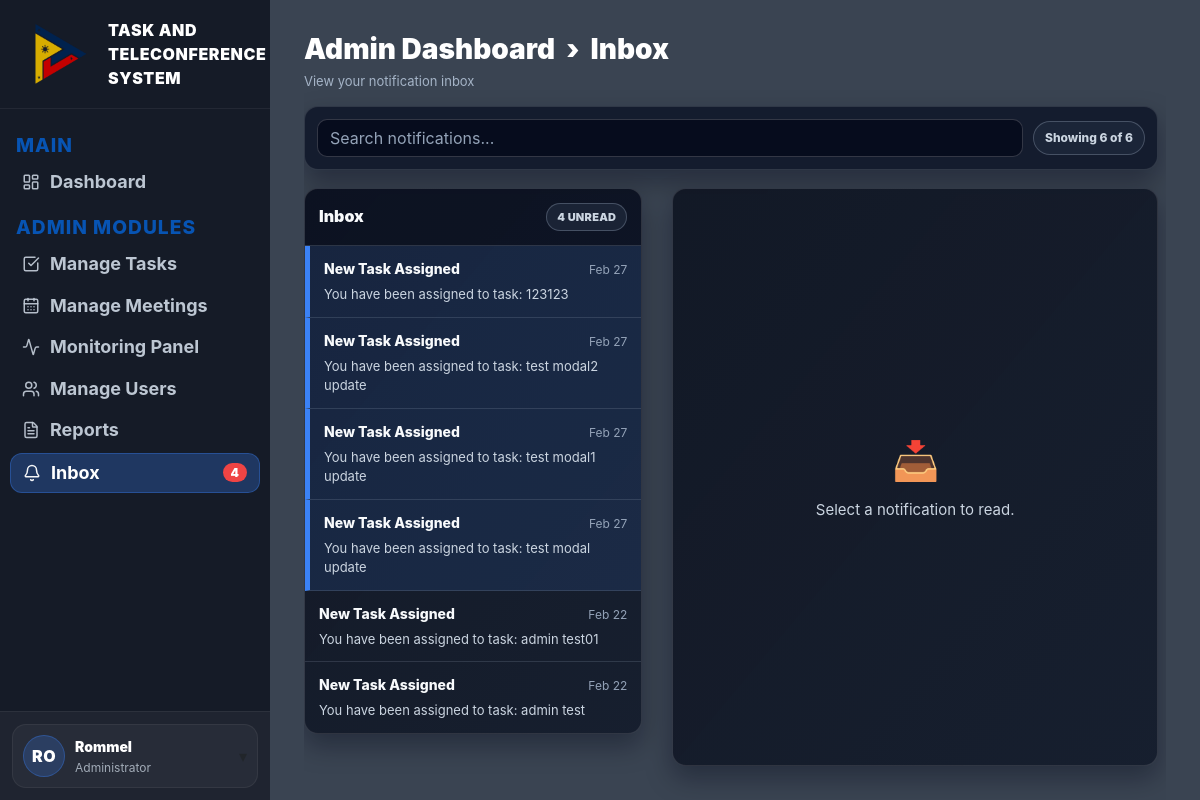
The app's page /inbox/admin (signed in) with its own data.
### website/models.py (models this page shows, shortened)
class User(db.Model, UserMixin):
    id = db.Column(db.Integer, primary_key=True)
    email = db.Column(db.String(150), unique=True)
    password = db.Column(db.String(150))
    firstname = db.Column(db.String(150))
    is_admin = db.Column(db.Boolean, default=False)
    last_login = db.Column(db.DateTime(timezone=True), nullable=True)
    role = db.Column(db.String(20), default="user")
    notes = db.relationship('Note')
    notifications = db.relationship('Notification', lazy=True, cascade="all, delete-orphan")

class Notification(db.Model):
    id = db.Column(db.Integer, primary_key=True)
    title = db.Column(db.String(200), nullable=False)
    message = db.Column(db.String(2000), nullable=False)
    is_read = db.Column(db.Boolean, default=False)
    created_at = db.Column(db.DateTime(timezone=True), default=datetime.utcnow)
    user_id = db.Column(db.Integer, db.ForeignKey('user.id'), nullable=False)

### website/views.py (the view)
@views.route('/inbox/admin')
@login_required
def inbox_admin():
    notifications = Notification.query.filter_by(user_id=current_user.id)\
        .order_by(Notification.created_at.desc()).all()
    unread_count = Notification.query.filter_by(user_id=current_user.id, is_read=False).count()
    return render_template(
        "admin_inbox.html",
        user=current_user,
        notifications=notifications,
        notification_count=unread_count
    )

### website/templates/admin_inbox.html (shortened to what this page needs)
{% extends "admin_base.html" %}
{% block content %}
{% set ns = namespace(total=0, unread=0) %}
{% if notifications %}
  {% for n in notifications %}
    {% set ns.total = ns.total + 1 %}
    {% if not n.is_read %}
      {% set ns.unread = ns.unread + 1 %}
    {% endif %}
  {% endfor %}
{% endif %}
  <main class="main-inner">
    <div class="ib-wrap">
      <div class="td-title">Admin Dashboard &nbsp;&rsaquo;&nbsp; Inbox</div>
      <div class="td-sub">View your notification inbox</div>
      <section class="ib-toolbar" aria-label="Inbox filters">
        <input id="mailSearch" type="text" class="form-control" placeholder="Search notifications..." autocomplete="off">
        <div id="visibleCount" class="ib-visible-count">Showing {{ ns.total }} of {{ ns.total }}</div>
      </section>
      <div class="container-fluid px-0 py-1">
        <div class="row">
          <div class="col-lg-5 col-md-6 mb-3">
            <div class="mail-panel">
              <div class="mail-toolbar">
                <h4 class="mail-title">Inbox</h4>
                <span class="ib-mail-chip">{{ ns.unread }} unread</span>
              </div>
              <div class="mail-list" id="mailList">
                {% if notifications and notifications|length > 0 %}
                  {% for n in notifications %}
                    <button type="button"
                            class="mail-item {% if not n.is_read %}unread{% endif %}"
                            data-title="{{ n.title|e }}"
                            data-message="{{ n.message|e }}"
                            data-date="{{ n.created_at.strftime('%b %d, %Y %I:%M %p') }}"
                            data-id="{{ n.id }}"
                            data-read="{{ 1 if n.is_read else 0 }}">
                      <div class="mail-item-top">
                        <div class="mail-subject">{{ n.title }}</div>
                        <div class="mail-date">{{ n.created_at.strftime('%b %d') }}</div>
                      </div>
                      <div class="mail-preview">{{ n.message }}</div>
                    </button>
                  {% endfor %}
                {% else %}
                  <div class="ib-muted p-3">No notifications yet.</div>
                {% endif %}
              </div>
            </div>
          </div>
          <div class="col-lg-7 col-md-6">
            <div class="reader-panel" id="readerPanel">
              <div class="reader-empty">
                <div class="reader-icon">&#128229;</div>
                <div class="reader-text">Select a notification to read.</div>
              </div>
            </div>
          </div>
        </div>
      </div>
    </div>
  </main>
</div>
{% endblock %}

### website/templates/admin_base.html (shortened to what this page needs)
<!DOCTYPE html>
<html>
<head>
  <link rel="stylesheet"
        href="https://stackpath.bootstrapcdn.com/bootstrap/4.4.1/css/bootstrap.min.css"/>
  <link rel="stylesheet"
        href="https://stackpath.bootstrapcdn.com/font-awesome/4.7.0/css/font-awesome.min.css"/>
  <link rel="stylesheet" href="{{ url_for('static', filename='styles.css') }}">
</head>
<body>
<div class="app-shell">
  <aside class="sidebar-dark">
    <div class="sidebar-brand">
      <img src="{{ url_for('static', filename='assets/PTV_LOGO.png') }}" alt="PTV Logo" class="sidebar-brand-logo">
      <span>TASK AND TELECONFERENCE SYSTEM</span>
    </div>
    <div class="sidebar-nav">
      <div class="sidebar-section">MAIN</div>
      <a class="sidebar-link {% if request.endpoint == 'views.admin_dashboard' %}active{% endif %}"
         href="{{ url_for('views.admin_dashboard') }}">
        <i data-lucide="layout-dashboard" class="sidebar-icon" aria-hidden="true"></i>
        <span>Dashboard</span>
      </a>
      <div class="sidebar-section">ADMIN MODULES</div>
      <a class="sidebar-link {% if request.endpoint == 'views.manage_tasks' %}active{% endif %}"
         href="{{ url_for('views.manage_tasks') }}">
        <i data-lucide="check-square" class="sidebar-icon" aria-hidden="true"></i>
        <span>Manage Tasks</span>
      </a>
      <a class="sidebar-link {% if request.endpoint == 'views.manage_meetings' %}active{% endif %}"
         href="{{ url_for('views.manage_meetings') }}">
        <i data-lucide="calendar-days" class="sidebar-icon" aria-hidden="true"></i>
        <span>Manage Meetings</span>
      </a>
      <a class="sidebar-link {% if request.endpoint == 'views.monitoring_panel' %}active{% endif %}"
         href="{{ url_for('views.monitoring_panel') }}">
        <i data-lucide="activity" class="sidebar-icon" aria-hidden="true"></i>
        <span>Monitoring Panel</span>
      </a>
      <a class="sidebar-link {% if request.endpoint == 'views.manage_users' %}active{% endif %}"
         href="{{ url_for('views.manage_users') }}">
        <i data-lucide="users" class="sidebar-icon" aria-hidden="true"></i>
        <span>Manage Users</span>
      </a>
      <a class="sidebar-link {% if request.endpoint == 'views.reports' %}active{% endif %}"
         href="{{ url_for('views.reports') }}">
        <i data-lucide="file-text" class="sidebar-icon" aria-hidden="true"></i>
        <span>Reports</span>
      </a>
      <a class="sidebar-link {% if request.endpoint == 'views.inbox_admin' %}active{% endif %}"
         href="{{ url_for('views.inbox_admin') }}">
        <i data-lucide="bell" class="sidebar-icon" aria-hidden="true"></i>
        <span>Inbox</span>
        {% if unread_count and unread_count > 0 %}
          <span class="sidebar-badge">{{ unread_count }}</span>
        {% endif %}
      </a>
    </div>
    {% if current_user.is_authenticated %}
    <div class="sidebar-footer">
      {% set parts = (current_user.firstname or '').split() %}
      {% set first = parts[0] if parts|length > 0 else '' %}
      {% set last = parts[-1] if parts|length > 1 else '' %}
      {% set initials = (first[:1] ~ (last[:1] if last else (first[1:2] if first|length > 1 else ''))).upper() %}
      <div class="user-box" id="userBox">
        <button class="user-trigger" type="button" id="userToggle">
          <div class="user-row">
            <div class="user-avatar">{{ initials }}</div>
            <div>
              <div class="user-name">{{ current_user.firstname }}</div>
              <div class="user-sub">Administrator</div>
            </div>
          </div>
          <div class="caret">▾</div>
        </button>
      </div>
    </div>
    {% endif %}
  </aside>
  <main class="main-area">
    <div class="content-wrap">
      {% block content %}{% endblock %}
    </div>
</body>
</html>

### website/static/styles.css (style rules this page uses)
html, body { height: 100%; }
body { margin: 0; background: #f4f6f9; overflow: hidden; }
.app-shell { display: flex; min-height: 100vh; background: #f3f6fb; }
.sidebar-dark { width: 270px; position: fixed; left: 0; top: 0; bottom: 0; display: flex; flex-direction: column; background: #151b27; z-index: 1200; }
.sidebar-brand { padding: 18px 18px; font-weight: 900; letter-spacing: .6px; color: #fff; display: flex; align-items: center; gap: 10px; border-bottom: 1px solid rgba(255,255,255,.06); }
.sidebar-brand-logo { width: 65px; height: 65px; object-fit: contain; flex: 0 0 80px; }
.sidebar-nav { flex: 1; overflow-y: auto; padding: 10px 0 12px; }
.sidebar-section { margin-top: 12px; padding: 0 16px; font-size: larger; letter-spacing: 1px; color: rgba(0, 115, 255, 0.65); font-weight: 800; text-transform: uppercase; }
.sidebar-link { display: flex; align-items: center; font-size: large; gap: 10px; padding: 8px 12px; margin: 3px 10px; border-radius: 12px; color: rgba(203,213,225,.92); text-decoration: none; font-weight: 700; line-height: 1.25; transition: all .18s ease; }
.sidebar-link.active { background: rgba(59,130,246,.28); border: 1px solid rgba(59,130,246,.35); color: #fff; }
.sidebar-icon { width: 18px; height: 18px; min-width: 18px; stroke-width: 2; opacity: .95; display: block; flex: 0 0 auto; }
.sidebar-badge { margin-left: auto; background: #ef4444; color: #fff; padding: 2px 8px; border-radius: 999px; font-size: 12px; font-weight: 900; }
.sidebar-footer { margin-top: auto; padding: 12px; border-top: 1px solid rgba(255,255,255,.06); background: #1f2430; }
.main-area { margin-left: 270px; width: calc(100vw - 270px); box-sizing: border-box; background-color: #3a4452; min-height: 100vh; height: 100vh; padding: 28px 34px; overflow: hidden; }
.main-inner { height: 100vh; overflow-y: auto; display: flex; flex-direction: column; padding-right: 8px; }
.user-box { display: flex; flex-direction: column; border-radius: 14px; background: rgba(255,255,255,.04); border: 1px solid rgba(255,255,255,.06); overflow: hidden; }
.user-trigger { width: 100%; background: transparent; border: 0; outline: none; color: inherit; padding: 10px; cursor: pointer; display: flex; align-items: center; justify-content: space-between; gap: 10px; text-align: left; }
.user-row { display: flex; align-items: center; gap: 10px; }
.user-avatar { width: 42px; height: 42px; border-radius: 999px; background: rgba(59,130,246,.22); border: 1px solid rgba(59,130,246,.35); display: flex; align-items: center; justify-content: center; font-weight: 900; color: #fff; letter-spacing: .5px; flex: 0 0 42px; }
.user-name { font-weight: 900; color: #fff; font-size: 14px; margin: 0; }
.user-sub { font-size: 12px; color: rgba(203,213,225,.75); margin: 2px 0 0; }
.caret { transition: transform .18s ease; opacity: .85; }
.mail-panel, .reader-panel { background: #fff; border-radius: 16px; box-shadow: 0 10px 25px rgba(0,0,0,0.08); border: 1px solid rgba(0,0,0,0.06); overflow: hidden; }
.mail-toolbar { padding: 14px 14px 10px 14px; border-bottom: 1px solid rgba(0,0,0,0.06); }
.mail-title { font-weight: 800; font-size: 16px; margin-bottom: 10px; }
.mail-list { max-height: 72vh; overflow-y: auto; }
.mail-item { width: 100%; text-align: left; border: none; background: transparent; padding: 12px 14px; border-bottom: 1px solid rgba(0,0,0,0.05); cursor: pointer; transition: 0.15s ease; }
.mail-item.unread { border-left: 5px solid #007bff; background: rgba(0,123,255,0.04); }
.mail-item-top { display: flex; justify-content: space-between; gap: 10px; align-items: baseline; }
.mail-subject { font-weight: 700; font-size: 14px; overflow: hidden; text-overflow: ellipsis; white-space: nowrap; }
.mail-date { font-size: 12px; color: #6c757d; white-space: nowrap; }
.mail-preview { margin-top: 6px; font-size: 13px; color: #555; overflow: hidden; display: -webkit-box; -webkit-line-clamp: 2; -webkit-box-orient: vertical; }
.reader-panel { min-height: 72vh; padding: 0; }
.reader-empty { height: 72vh; display: flex; flex-direction: column; justify-content: center; align-items: center; color: #6c757d; gap: 10px; }
.reader-icon { font-size: 38px; }
.reader-text { font-size: 15px; }
.td-title, .td-sub, .td-pills, .td-toolbar { position: static; }
.td-title { position: sticky; top: 0; z-index: 10; font-weight: 900; font-size: 28px; color: #ffffff; margin: 0; }
.td-sub { color: #a5b4c7; margin: 6px 0 14px; font-size: 13px; }
.content-wrap { width: 100%; max-width: none; margin: 0; }

### records on screen
User: firstname "Rommel"
Notification: title "New Task Assigned", created_at "Feb 27", message "You have been assigned to task: 123123"
Notification: title "New Task Assigned", created_at "Feb 27", message "You have been assigned to task: test modal2 update"
Notification: title "New Task Assigned", created_at "Feb 27", message "You have been assigned to task: test modal1 update"
Notification: title "New Task Assigned", created_at "Feb 27", message "You have been assigned to task: test modal update"
Notification: title "New Task Assigned", created_at "Feb 22", message "You have been assigned to task: admin test01"
Notification: title "New Task Assigned", created_at "Feb 22", message "You have been assigned to task: admin test"

### other values on screen
{{ unread_count }} "4"
{{ initials }} "RO"
